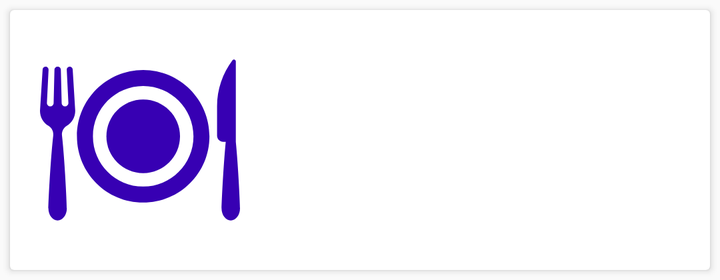
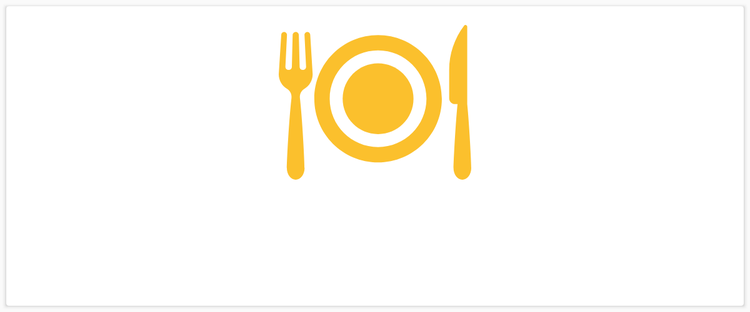

First picture: res/layout/ on a phone held upright. Second picture: the repository's own variant of that layout, on a device whose configuration matches the variant's folder. Source for both follows.
<!-- AndroidManifest.xml: application theme AppTheme -->
<!-- res/layout/recipe_list.xml -->
<?xml version="1.0" encoding="utf-8"?>
<LinearLayout xmlns:android="http://schemas.android.com/apk/res/android"
    xmlns:app="http://schemas.android.com/tools"
    xmlns:card_view="http://schemas.android.com/apk/res-auto"
    android:layout_width="match_parent"
    android:layout_height="wrap_content"
    android:orientation="vertical"
    app:ignore="NamespaceTypo">

    <android.support.v7.widget.CardView
        android:id="@+id/card_view"
        android:layout_width="match_parent"
        android:layout_height="wrap_content"
        android:layout_gravity="center"
        android:layout_margin="5dp"
        android:background="#fff"
        card_view:cardCornerRadius="2dp"
        card_view:contentPadding="10dp">

        <RelativeLayout
            android:layout_width="match_parent"
            android:layout_height="match_parent">

            <android.support.v7.widget.AppCompatImageView
                android:id="@+id/dish_image_view"
                android:layout_width="wrap_content"
                android:layout_height="wrap_content"
                android:layout_margin="5dp"
                card_view:srcCompat="@drawable/ic_dish"/>

            <TextView
                android:id="@+id/dish_text_view"
                android:layout_width="wrap_content"
                android:layout_height="wrap_content"
                android:textSize="25sp"
                android:textColor="@android:color/black"
                android:layout_marginStart="10dp"
                android:textStyle="bold|italic"
                android:layout_marginTop="20dp"
                android:fontFamily="serif"
                android:layout_toEndOf="@+id/dish_image_view"/>

            <TextView
                android:id="@+id/servings_text_view"
                android:layout_width="wrap_content"
                android:layout_height="wrap_content"
                android:layout_below="@+id/dish_text_view"
                android:layout_toEndOf="@+id/dish_image_view"
                android:layout_marginStart="10dp"
                android:textSize="20sp"
                android:textStyle="bold"
                android:fontFamily="serif"
                android:textColor="@android:color/black" />
        </RelativeLayout>
    </android.support.v7.widget.CardView>
</LinearLayout>
<!-- resources referenced by this layout -->
<resources>
  <!-- drawable ic_dish (drawable) -->
  <vector xmlns:android="http://schemas.android.com/apk/res/android"
          android:width="100dp"
          android:height="100dp"
          android:viewportWidth="512.0"
          android:viewportHeight="512.0">
      <path
          android:pathData="M264.2,76.9c-93.6,0 -169.6,75.9 -169.6,169.6s75.9,169.6 169.6,169.6s169.6,-75.9 169.6,-169.6S357.8,76.9 264.2,76.9zM264.2,375.1c-70.9,0 -128.7,-57.7 -128.7,-128.7s57.7,-128.7 128.7,-128.7s128.7,57.7 128.7,128.7S335.1,375.1 264.2,375.1z"
          android:fillColor="@color/colorPrimaryDark"/>
      <path
          android:pathData="M264.2,152.3c-51.9,0 -94.2,42.2 -94.2,94.2c0,51.9 42.2,94.2 94.2,94.2c51.9,0 94.2,-42.2 94.2,-94.2S316.1,152.3 264.2,152.3z"
          android:fillColor="@color/colorPrimaryDark"/>
      <path
          android:pathData="M501.3,260.7V54.6c0,-2 -1.3,-3.8 -3.2,-4.4c-1.9,-0.6 -4,0 -5.2,1.6c-25.7,33.9 -39.6,75.3 -39.6,117.8v75.4c0,8.6 7,15.7 15.7,15.7h6.5c-6.4,66.4 -10.7,159.4 -10.7,170.3c0,17.1 10.6,31 23.6,31c13,0 23.6,-13.9 23.6,-31C512,420.1 507.7,327.1 501.3,260.7z"
          android:fillColor="@color/colorPrimaryDark"/>
      <path
          android:pathData="M68.4,219.8c13,-7.9 21.8,-22.2 21.8,-38.6l-6.5,-105.6c-0.2,-4 -3.6,-7.2 -7.6,-7.2c-4.4,0 -7.8,3.7 -7.6,8l4.2,84.7c0,4.8 -3.9,8.6 -8.6,8.6c-4.8,0 -8.6,-3.9 -8.6,-8.6l-2.1,-84.7c-0.1,-4.5 -3.8,-8 -8.2,-8c-4.5,0 -8.1,3.6 -8.2,8l-2.1,84.7c0,4.8 -3.9,8.6 -8.6,8.6c-4.8,0 -8.6,-3.9 -8.6,-8.6l4.2,-84.7c0.2,-4.4 -3.3,-8 -7.6,-8c-4,0 -7.4,3.1 -7.6,7.2L0,181.3c0,16.4 8.7,30.7 21.8,38.6c8.5,5.1 13.2,14.8 12.1,24.6c-7.4,66.4 -12.4,174.7 -12.4,186.5c0,17.1 10.6,31 23.6,31c13,0 23.6,-13.9 23.6,-31c0,-11.8 -5,-120.1 -12.4,-186.5C55.2,234.6 59.9,225 68.4,219.8z"
          android:fillColor="@color/colorPrimaryDark"/>
  </vector>
  <style name="AppTheme" parent="Theme.AppCompat.Light.DarkActionBar">
          
          <item name="colorPrimary">@color/colorPrimary</item>
          <item name="colorPrimaryDark">@color/colorPrimaryDark</item>
          <item name="colorAccent">@color/colorAccent</item>
      </style>
  <!-- from res/values-sw600dp/ (not used when drawing this layout) -->
  <color name="colorPrimaryDark">#fbc02d</color>
  <!-- from res/values-sw600dp/ (not used when drawing this layout) -->
  <color name="colorPrimary">#ffeb3b</color>
  <!-- from res/values-sw600dp/ (not used when drawing this layout) -->
  <color name="colorAccent">#ffc107</color>
</resources>
<!-- res/layout-sw600dp/recipe_list.xml (the repository's variant of the layout above) -->
<!-- drawn on a 7-inch tablet held upright -->
<?xml version="1.0" encoding="utf-8"?>
<android.support.v7.widget.CardView xmlns:android="http://schemas.android.com/apk/res/android"
    xmlns:app="http://schemas.android.com/apk/res-auto"
    android:id="@+id/card_view"
    android:layout_width="match_parent"
    android:layout_height="240dp"
    android:layout_margin="5dp"
    app:cardCornerRadius="@dimen/cardview_default_radius"
    app:cardElevation="@dimen/cardview_default_elevation">

    <LinearLayout
        android:layout_width="match_parent"
        android:layout_height="match_parent"
        android:orientation="vertical">

        <android.support.v7.widget.AppCompatImageView
            android:id="@+id/dish_image_view"
            android:layout_width="match_parent"
            android:layout_height="0dp"
            android:layout_weight="1"
            app:srcCompat="@drawable/ic_dish" />

        <TextView
            android:layout_width="wrap_content"
            android:layout_height="wrap_content"
            android:layout_marginTop="20dp"
            android:fontFamily="serif"
            android:layout_gravity="center"
            android:id="@+id/dish_text_view"
            android:textColor="@android:color/black"
            android:textSize="25sp"
            android:textStyle="bold|italic" />

        <TextView
            android:id="@+id/servings_text_view"
            android:layout_width="wrap_content"
            android:layout_height="wrap_content"
            android:fontFamily="serif"
            android:layout_gravity="center"
            android:textColor="@android:color/black"
            android:textSize="20sp"
            android:layout_marginBottom="5dp"
            android:textStyle="bold" />
    </LinearLayout>
</android.support.v7.widget.CardView>
<!-- resources referenced by the variant -->
<!-- as a 7-inch tablet held upright resolves them -->
<resources>
  <!-- drawable ic_dish (drawable) -->
  <vector xmlns:android="http://schemas.android.com/apk/res/android"
          android:width="100dp"
          android:height="100dp"
          android:viewportWidth="512.0"
          android:viewportHeight="512.0">
      <path
          android:pathData="M264.2,76.9c-93.6,0 -169.6,75.9 -169.6,169.6s75.9,169.6 169.6,169.6s169.6,-75.9 169.6,-169.6S357.8,76.9 264.2,76.9zM264.2,375.1c-70.9,0 -128.7,-57.7 -128.7,-128.7s57.7,-128.7 128.7,-128.7s128.7,57.7 128.7,128.7S335.1,375.1 264.2,375.1z"
          android:fillColor="@color/colorPrimaryDark"/>
      <path
          android:pathData="M264.2,152.3c-51.9,0 -94.2,42.2 -94.2,94.2c0,51.9 42.2,94.2 94.2,94.2c51.9,0 94.2,-42.2 94.2,-94.2S316.1,152.3 264.2,152.3z"
          android:fillColor="@color/colorPrimaryDark"/>
      <path
          android:pathData="M501.3,260.7V54.6c0,-2 -1.3,-3.8 -3.2,-4.4c-1.9,-0.6 -4,0 -5.2,1.6c-25.7,33.9 -39.6,75.3 -39.6,117.8v75.4c0,8.6 7,15.7 15.7,15.7h6.5c-6.4,66.4 -10.7,159.4 -10.7,170.3c0,17.1 10.6,31 23.6,31c13,0 23.6,-13.9 23.6,-31C512,420.1 507.7,327.1 501.3,260.7z"
          android:fillColor="@color/colorPrimaryDark"/>
      <path
          android:pathData="M68.4,219.8c13,-7.9 21.8,-22.2 21.8,-38.6l-6.5,-105.6c-0.2,-4 -3.6,-7.2 -7.6,-7.2c-4.4,0 -7.8,3.7 -7.6,8l4.2,84.7c0,4.8 -3.9,8.6 -8.6,8.6c-4.8,0 -8.6,-3.9 -8.6,-8.6l-2.1,-84.7c-0.1,-4.5 -3.8,-8 -8.2,-8c-4.5,0 -8.1,3.6 -8.2,8l-2.1,84.7c0,4.8 -3.9,8.6 -8.6,8.6c-4.8,0 -8.6,-3.9 -8.6,-8.6l4.2,-84.7c0.2,-4.4 -3.3,-8 -7.6,-8c-4,0 -7.4,3.1 -7.6,7.2L0,181.3c0,16.4 8.7,30.7 21.8,38.6c8.5,5.1 13.2,14.8 12.1,24.6c-7.4,66.4 -12.4,174.7 -12.4,186.5c0,17.1 10.6,31 23.6,31c13,0 23.6,-13.9 23.6,-31c0,-11.8 -5,-120.1 -12.4,-186.5C55.2,234.6 59.9,225 68.4,219.8z"
          android:fillColor="@color/colorPrimaryDark"/>
  </vector>
  <!-- from res/values-sw600dp/ -->
  <style name="AppTheme" parent="Theme.AppCompat.Light.DarkActionBar">
          
          <item name="colorPrimary">@color/colorPrimary</item>
          <item name="colorPrimaryDark">@color/colorPrimaryDark</item>
          <item name="colorAccent">@color/colorAccent</item>
      </style>
  <!-- from res/values-sw600dp/ -->
  <color name="colorPrimaryDark">#fbc02d</color>
  <!-- from res/values-sw600dp/ -->
  <color name="colorPrimary">#ffeb3b</color>
  <!-- from res/values-sw600dp/ -->
  <color name="colorAccent">#ffc107</color>
</resources>
